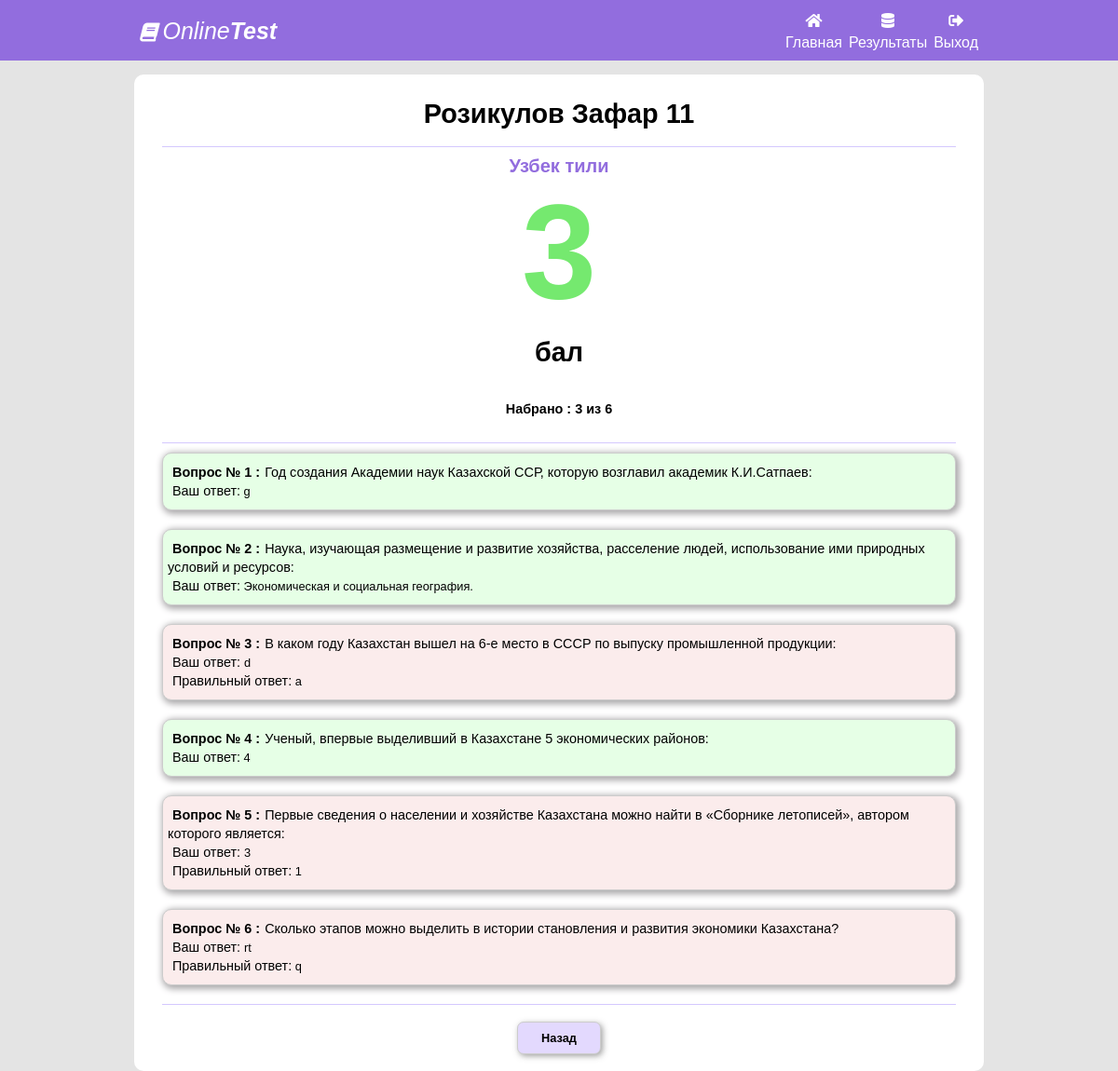
Page /analize/3 (signed in) on the committed database.
### main/models.py (models this page shows, shortened)
class UserTestItem(models.Model):
    title = models.CharField(max_length=200, blank=True)
    test = models.ForeignKey(Test, on_delete=models.CASCADE, default="")
    user = models.ForeignKey(User, on_delete=models.CASCADE, default="")
    start_date = models.DateTimeField()
    stop_date = models.DateTimeField()
    ball = models.IntegerField(default=0)
    count_question = models.IntegerField(default=0)
    true_question = models.IntegerField(default=0)
    questions = models.CharField(max_length=300, default='', blank=True)

class User(models.Model):
    first_name = models.CharField(max_length=300)
    last_name = models.CharField(max_length=300)
    iin = models.CharField(max_length=300, null=True)
    parol = models.CharField(max_length=300, null=True)
    valid_till = models.DateTimeField(max_length=300, null=True)
    clas = models.ForeignKey(Class, on_delete=models.CASCADE)
    ball = models.IntegerField(default=0)
    rating = models.IntegerField(default=0)

class Class(models.Model):
    title = models.CharField(max_length=300)

class Test(models.Model):
    title = models.CharField(max_length=300, blank=True, default="")
    subject = models.ForeignKey(Subject, on_delete=models.CASCADE)
    clas = models.ForeignKey(Class, on_delete=models.CASCADE)
    start_time = models.DateTimeField()
    stop_time = models.DateTimeField()
    limit = models.IntegerField(default=40)
    description = models.TextField()

class UserTestItemVariant(models.Model):
    user_test_item = models.ForeignKey(UserTestItem, on_delete=models.CASCADE)
    test_item = models.ForeignKey(TestItem, on_delete=models.CASCADE)
    user_variant = models.IntegerField(default=0)
    correct_variant = models.IntegerField(default=0)
    ball = models.IntegerField(default=0)

class TestItem(models.Model):
    test = models.ForeignKey(Test, on_delete=models.CASCADE)
    question = models.TextField()
    answer_1 = models.TextField()
    answer_2 = models.TextField()
    answer_3 = models.TextField()
    answer_4 = models.TextField()
    answer_5 = models.TextField()
    correct_answer = models.IntegerField()

### main/views.py (the view)
# urls.py: path('analize/<int:test_id>', analizeHandler),
def analizeHandler(request, test_id):
    test_info = None
    test_id = test_id
    test_user_item_variants = []
    if not request.user.is_authenticated:
        tests = []
        current_user = request.session.get('user_id', None)
        if current_user:
            current_user = User.objects.get(id=int(current_user))
            if current_user:
                test_info = UserTestItem.objects.filter(user__id=int(current_user.id)).filter(id=test_id)
                if test_info:
                    test_info = test_info[0]
    else:
        test_info = UserTestItem.objects.get(id=test_id)
    if test_info:
        test_user_item_variants = UserTestItemVariant.objects.filter(user_test_item__id = test_id)
    return render(request, 'analize.html', {'test_user_item_variants':test_user_item_variants, 'test_info':test_info})

### templates/analize.html (shortened to what this page needs)
<!DOCTYPE html>
<html>
<head>
	<link rel="stylesheet" type="text/css" href="/static/style2.css">
	<link rel="stylesheet" href="https://use.fontawesome.com/releases/v5.6.1/css/all.css"
>
</head>
<body>
<div class="body">
<div class="nav">
	<div class="nav-bar">
	<div class="head-left" style="font-style:italic;">
		<i class="fa fa-book" style="font-style:italic; font-size:20px;"></i>	Online<b>Test</b>
	</div>
	<div class="head-right">
		<div class="alla">
			<a href="/" class="nav-link">
				<i class="fas fa-home"></i>
				<span>Главная</span>
			</a>
		</div>
		<div class="alla">
			<a href="/results" class="nav-link">
				<i class="fas fa-database"></i>
				<span>Результаты</span>
			</a>
		</div>
		<div class="alla">
			<a href="/davay" class="nav-link">
				<i class="fas fa-sign-out-alt"></i>
				<span>Выход</span>
			</a>
		</div>
	</div>
	</div>
</div>
<div class="container">
	<div class="left-container"><br>
		{% if test_info %}
		<h1>{{ test_info.user.last_name }} {{ test_info.user.first_name }} {{ test_info.user.clas.title }}</h1>
		<hr class="hr-2">
		<center class="subject-1">
			{{ test_info.test.title }}
		</center>
		<div class="ball">
			{{ test_info.ball }}<br>
			<h1>бал</h1>
		</div>
		<br>
		<div class="count" style="text-align: center;margin: 0">Набрано : {{ test_info.ball }} из {{ test_info.count_question }}</div>
		<br>
		<hr class="hr-2">
		{% for ti in test_user_item_variants %}
		<div class="answer-list {% if ti.user_variant == ti.correct_variant %} bg-gren {% else %} bg-red {% endif %} ">
			<span class="question-1">Вопрос № {{ forloop.counter }} :</span><span class="question-2">{{ ti.test_item.question }}</span><br>
			{% if ti.user_variant != ti.correct_variant %}
			<span class="question-2">Ваш ответ: </span>
			{% if ti.user_variant == 1 %} {{ ti.test_item.answer_1 }} {% endif %}
			{% if ti.user_variant == 2 %} {{ ti.test_item.answer_2 }} {% endif %}
			{% if ti.user_variant == 5 %} {{ ti.test_item.answer_5 }} {% endif %}
			<br>
			<span class="question-2">Правильный ответ:</span>
			{% if ti.correct_variant == 1 %} {{ ti.test_item.answer_1 }} {% endif %}
			{% if ti.correct_variant == 3 %} {{ ti.test_item.answer_3 }} {% endif %}
			{% if ti.correct_variant == 4 %} {{ ti.test_item.answer_4 }} {% endif %}
			<br>
			{% else %}
			<span class="question-2">Ваш ответ:</span>
			{% if ti.user_variant == 1 %} {{ ti.test_item.answer_1 }} {% endif %}
			{% if ti.user_variant == 3 %} {{ ti.test_item.answer_3 }} {% endif %}
			{% if ti.user_variant == 4 %} {{ ti.test_item.answer_4 }} {% endif %}
			<br>
			{% endif %}
		</div>
		{% endfor %}
		<hr class="hr-2">
		<div class="nav-button">
			<a style="text-decoration:none;" href="/results"><input type="button" id="prev" class="input-button" name="prev-button" value="Назад"></a>
		</div><br>
		{% endif %}
	</div>
</div>
</div>
</body>
</html>

### static/style2.css (style rules this page uses)
body , a , li , div , p , span , ul { margin: 0 auto; padding: 0px; user-select: none; }
a { text-decoration:none; }
.body { background-color: #d5d5d566; }
.nav a { top:-10px; color:#fff; font-size:16px; display:grid; }
.nav-bar { width: 75%; }
.alla { display:inline-block; }
.head-left { display:inline-block; margin-top: 8px; }
.head-right { display:inline-block; float: right; text-align: center; margin-top: 4px; }
.nav { width: 100%; line-height:2; font-size: 25px; color: white; height: 65px; background-color: #926dde; }
.nav-link { position:relative; }
.container { margin-right: 30px; margin-top: 15px; margin-left: 30px; }
.left-container { width: 80%; background-color: white; border-radius: 10px ; }
.left-container h1 { font-family: "Segoe UI Semilight",Tahoma,Helvetica,Sans-Serif; color: #000; text-align: center; font-size: 1.8rem; font-style: normal; padding: 0 0 0; line-height: 100%; margin: 10px 30px 20px 30px; }
.hr-2 { border:none; height: 1px; margin:10px 30px 10px 30px; background-color: #d4c8fe; }
input { -webkit-writing-mode: horizontal-tb !important; text-rendering: auto; color: -internal-light-dark(black, white); letter-spacing: normal; word-spacing: normal; text-transform: none; text-indent: 0px; text-shadow: none; display: inline-block; text-align: start; appearance: textfield; background-color: -internal-light-dark(rgb(255, 255, 255), rgb(59, 59, 59)); -webkit-rtl-ordering: logical; cursor: text; margin: 0em; font: 400 13.3333px Arial; padding: 1px 2px; border-width: 2px; border-style: inset; border-color: -internal-light-dark(rgb(118, 118, 118), rgb(133, 133, 133)); border-image: initial; background-color: initial; cursor: default; appearance: auto; box-sizing: border-box; margin: 0 0 10px 30px; padding: initial; border: initial; }
.nav-button { float: inherit; text-align: center; }
.input-button { text-align: center; border: 1px solid #ccc; border-radius: 7px; font-family: "Segoe UI Regular",Tahoma,Helvetica,Sans-Serif; border-radius: 7px; color: #000; padding: 6px; font-size: 18px; background: #e3d9fe; width: 150px; margin-right: 0; display: block; cursor: pointer; -moz-transition: all .1s 10ms ease-in; -o-transition: all .1s 10ms ease-in; -webkit-transition: all .1s 10ms ease-in; -webkit-box-shadow: 2px 2px 6px 0 rgb(133 133 133 / 77%); -moz-box-shadow: 2px 2px 6px 0 rgba(133,133,133,.77); box-shadow: 2px 2px 6px 0 rgb(133 133 133 / 77%); }
#prev , #next { display: inline; padding: 7px; width: auto; min-width: 90px; margin: 8px 5px 0; font-weight: 600; font-size: 0.8rem; line-height: 1.2rem; }
.count { margin: 0 0 10px 30px; font-weight: 600; font-size: 0.9rem; }
body { background-color: #d5d5d566; font-family: sans-serif; font-weight: 100; }
.bg-red { background-color: #fbecec; }
.bg-gren { background-color: #e6ffe6; }
.answer-list { padding: 10px 5px; margin:0 30px 20px 30px; font-size: 0.8rem; border: 1px solid #ccc; -webkit-border-radius: 10px; -moz-border-radius: 10px; border-radius: 10px; -webkit-box-shadow: 2px 2px 7px 2px rgb(171 169 171); -moz-box-shadow: 2px 2px 7px 2px rgba(171,169,171,1); box-shadow: 2px 2px 7px 2px rgb(171 169 171); }
.subject-1 { color: #926dde; font-size: 20px; line-height: 20px; font-weight: 600; }
.fas { color:#fff; font-size:16px; }
.question-1 { color: #000; line-height: 20px; font-size: 0.9rem; font-weight: 600; margin: 10px 0 5px; margin: 0 0 20px 5px; }
.question-2 { color: #000; line-height: 20px; font-size: 0.9rem; margin: 10px 0 5px; margin: 0 0 20px 5px; }
.ball { text-align: center; font-weight: 600; font-size: 9rem; color: #75e96f; }

### rows in the picture
UserTestItem: user.last_name "Розикулов", user.first_name "Зафар", user.clas "11", test "Узбек тили", ball "3", count_question "6"
UserTestItemVariant: test_item.question "Год создания Академии наук Казахской ССР, которую возглавил академик К.И.Сатпаев:", test_item.answer_4 "g"
UserTestItemVariant: test_item.question "Наука, изучающая размещение и развитие хозяйства, расселение людей, использование ими природных условий и ресурсов:", test_item.answer_1 "Экономическая и социальная география."
UserTestItemVariant: test_item.question "В каком году Казахстан вышел на 6-е место в СССР по выпуску промышленной продукции:", test_item.answer_1 "d", test_item.answer_4 "a"
UserTestItemVariant: test_item.question "Ученый, впервые выделивший в Казахстане 5 экономических районов:", test_item.answer_3 "4"
UserTestItemVariant: test_item.question "Первые сведения о населении и хозяйстве Казахстана можно найти в «Сборнике летописей», автором которого является:", test_item.answer_2 "3", test_item.answer_1 "1"
UserTestItemVariant: test_item.question "Сколько этапов можно выделить в истории становления и развития экономики Казахстана?", test_item.answer_5 "rt", test_item.answer_3 "q"
